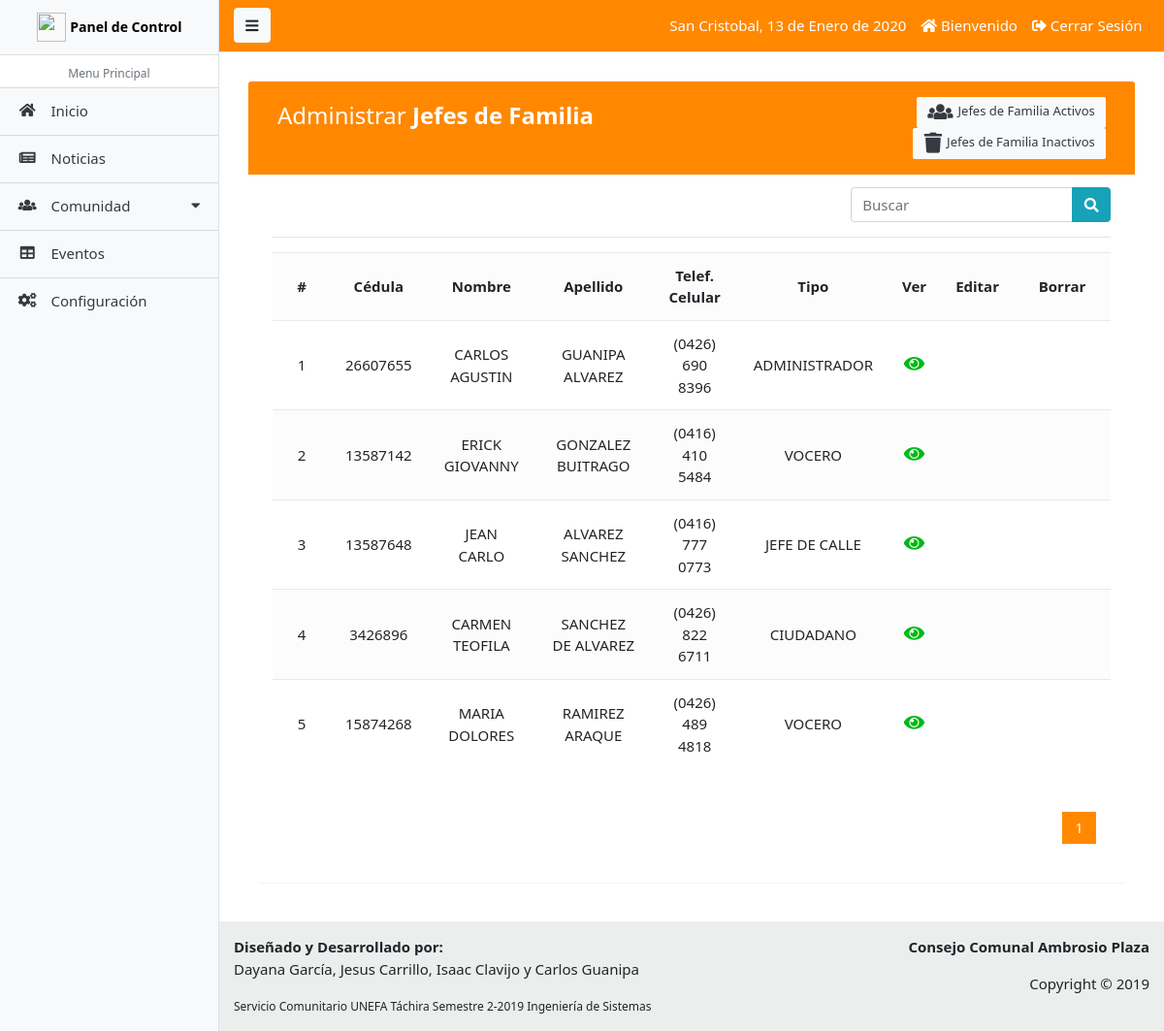
/paginas/jefe_lista.php (signed in), run on an earlier commit of the app's database.
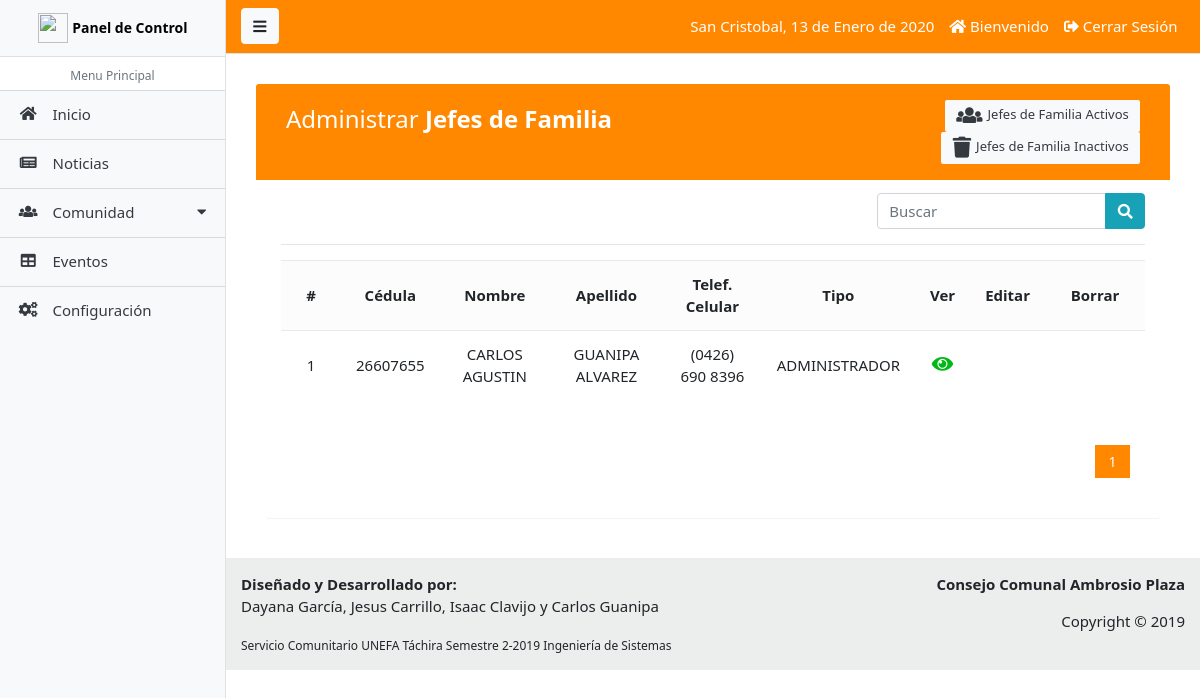
And on a later commit of the database.
### tables this page shows
CREATE TABLE `tab_jef` (
  `ident_jef` int(11) NOT NULL,
  `cedul_jef` int(11) DEFAULT NULL,
  `nombr_jef` varchar(45) DEFAULT NULL,
  `apeli_jef` varchar(45) DEFAULT NULL,
  `fecna_jef` date DEFAULT NULL,
  `telem_jef` varchar(45) DEFAULT NULL,
  `telec_jef` varchar(45) DEFAULT NULL,
  `email_jef` varchar(45) DEFAULT NULL,
  `calle_jef` varchar(45) DEFAULT NULL,
  `direc_jef` varchar(200) DEFAULT NULL,
  `tibom_jef` varchar(45) DEFAULT NULL,
  `seria_jef` varchar(45) DEFAULT NULL,
  `usuar_jef` varchar(45) DEFAULT NULL,
  `contr_jef` varchar(45) DEFAULT NULL,
  `statu_jef` char(1) DEFAULT NULL,
  `ident_tip` int(11) NOT NULL
);

CREATE TABLE `tab_tip` (
  `ident_tip` int(11) NOT NULL,
  `nombr_tip` varchar(45) DEFAULT NULL
);

### paginas/jefe_lista.php (the view, shortened to what this page needs)
<?php
  require_once('includes/admin_header.php');
?>
<div class="container-fluid">
	<div class="table-wrapper">
	    <div class="table-title">
	        <div class="row">
            <div class="col-sm-6">
							<h2>Administrar <b>Jefes de Familia</b></h2>
						</div>
						<div class="col-sm-6">
							<a href="jefe_lista.php" class="btn btn-light text-dark"><i class="fa fa-users"></i> Jefes de Familia Activos</a>
							<a href="jefe_lista_inactivo.php" class="btn btn-light text-dark"><i class="fa fa-trash"></i> Jefes de Familia Inactivos</a>
						</div>
	        </div>
	    </div>
	    <div class="row" style="padding-top: 2px;">
	    	<div class="col-sm-8">
				</div>
				<form action="jefe_buscar.php" method="GET" class="col-sm-4" style="padding-top: 1px;">
					<div class="input-group">
						<input type="text" class="form-control" name="busqueda" id="busqueda" placeholder="Buscar">
						<div class="input-group-append">
							<button type="submit" class="btn btn-info"><i class="fa fa-search"></i></button>
						</div>
					</div>
				</form>
	    </div>
	    <hr>
	    <div>
	    	<div class="table-responsive">
					<table class="table table-striped table-hover">
						<tr>
							<th class='text-center'>#</th>
							<th class='text-center'>Cédula</th>
							<th class='text-center'>Nombre</th>
							<th class='text-center'>Apellido</th>
							<th class='text-center'>Telef. Celular</th>
							<th class='text-center'>Tipo</th>
							<th class='text-center'>Ver</th>
							<th class='text-center'>Editar</th>
							<th class='text-center'>Borrar</th>
						</tr>
						<?php
							$sql_registe = mysqli_query($conexion,"SELECT COUNT(*) as total_registro FROM tab_jef WHERE statu_jef = 1");
							$result_registe = mysqli_fetch_array($sql_registe);
							$total_registro = $result_registe['total_registro'];
							$por_pagina = 10;
							if (empty($_GET['pagina']))
							{
								$pagina = 1;
							}else{
								$pagina = $_GET['pagina'];
							}
							$desde = ($pagina-1) * $por_pagina;
							$total_paginas = ceil($total_registro / $por_pagina);
							$query = mysqli_query($conexion,"SELECT u.ident_jef, u.cedul_jef,u.nombr_jef, u.apeli_jef, u.telem_jef, u.usuar_jef, r.ident_tip, r.nombr_tip FROM tab_jef u INNER JOIN tab_tip r ON u.ident_tip = r.ident_tip WHERE statu_jef = 1 ORDER BY ident_jef ASC LIMIT $desde,$por_pagina");
							$result = mysqli_num_rows($query);
							if ($result > 0) {
							 	while ($data = mysqli_fetch_array($query)) {
							 		?>
							 		<tr class="row<?php echo $data['ident_jef']; ?>">
										<td class='text-center'><?php echo $data['ident_jef']; ?></td>
										<td class='text-center'><?php echo $data['cedul_jef']; ?></td>
										<td class='text-center'><?php echo $data['nombr_jef']; ?></td>
										<td class='text-center'><?php echo $data['apeli_jef']; ?></td>
										<td class='text-center'><?php echo $data['telem_jef']; ?></td>
										<td class='text-center'><?php echo $data['nombr_tip']; ?></td>
										<td class='text-center'>
											<a href="jefe_ver.php?id=<?php echo $data['ident_jef']; ?>" class="look"><i class="fa fa-eye"></i></a>
										</td>
										<td class='text-center'>
										</td>
										<td class='text-center'>
										</td>
									</tr>
							 	<?php
							 	}
							 }
						?>
					</table>
				</div>
				<div class="paginador">
					<ul>
						<?php
							for ($i=1; $i <= $total_paginas; $i++)
							{
								if ($i == $pagina)
								{
									echo '<li class="pageSelected">'.$i.'</li>';
								}else{
									echo '<li><a href="?pagina='.$i.'">'.$i.'</a></li>';
								}
							}
								?>
					</ul>
				</div>
	    </div>
	</div>
</div>
<?php require_once('includes/admin_footer.php');  ?>

What changed in the data, as far as the page shows it:
removed tab_jef: ident_jef "2", cedul_jef "13587142", nombr_jef "ERICK GIOVANNY", apeli_jef "GONZALEZ BUITRAGO", telem_jef "(0416) 410 5484", ident_tip.nombr_tip "VOCERO"
removed tab_jef: ident_jef "3", cedul_jef "13587648", nombr_jef "JEAN CARLO", apeli_jef "ALVAREZ SANCHEZ", telem_jef "(0416) 777 0773", ident_tip.nombr_tip "JEFE DE CALLE"
removed tab_jef: ident_jef "4", cedul_jef "3426896", nombr_jef "CARMEN TEOFILA", apeli_jef "SANCHEZ DE ALVAREZ", telem_jef "(0426) 822 6711", ident_tip.nombr_tip "CIUDADANO"
removed tab_jef: ident_jef "5", cedul_jef "15874268", nombr_jef "MARIA DOLORES", apeli_jef "RAMIREZ ARAQUE", telem_jef "(0426) 489 4818", ident_tip.nombr_tip "VOCERO"
